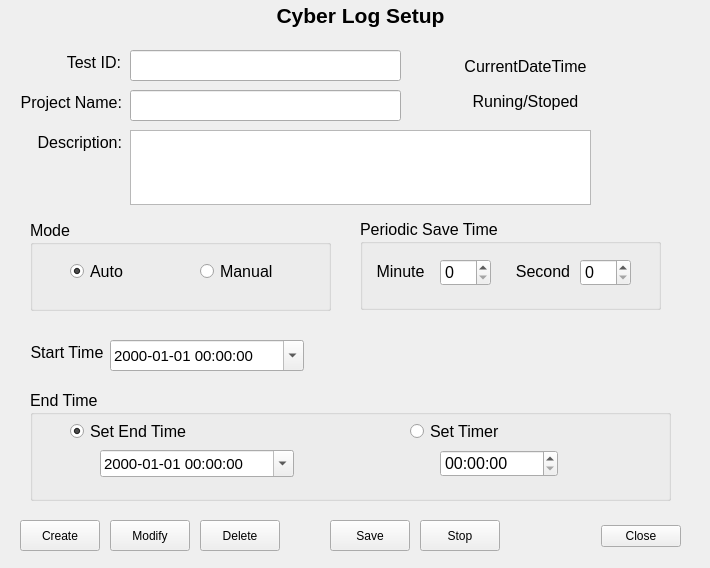
<ui version="4.0" >
 <class>Form</class>
 <widget class="QWidget" name="Form" >
  <property name="windowModality" >
   <enum>Qt::WindowModal</enum>
  </property>
  <property name="geometry" >
   <rect>
    <x>0</x>
    <y>0</y>
    <width>710</width>
    <height>568</height>
   </rect>
  </property>
  <property name="windowTitle" >
   <string>Form</string>
  </property>
  <widget class="QLabel" name="label_3" >
   <property name="geometry" >
    <rect>
     <x>40</x>
     <y>0</y>
     <width>641</width>
     <height>30</height>
    </rect>
   </property>
   <property name="font" >
    <font>
     <pointsize>16</pointsize>
     <weight>75</weight>
     <bold>true</bold>
    </font>
   </property>
   <property name="text" >
    <string>Cyber Log Setup</string>
   </property>
   <property name="alignment" >
    <set>Qt::AlignCenter</set>
   </property>
  </widget>
  <widget class="QDialogButtonBox" name="buttonBox" >
   <property name="windowModality" >
    <enum>Qt::NonModal</enum>
   </property>
   <property name="geometry" >
    <rect>
     <x>600</x>
     <y>520</y>
     <width>81</width>
     <height>32</height>
    </rect>
   </property>
   <property name="standardButtons" >
    <set>QDialogButtonBox::Close</set>
   </property>
   <property name="centerButtons" >
    <bool>true</bool>
   </property>
  </widget>
  <widget class="QLabel" name="label_7" >
   <property name="geometry" >
    <rect>
     <x>40</x>
     <y>50</y>
     <width>81</width>
     <height>24</height>
    </rect>
   </property>
   <property name="font" >
    <font>
     <pointsize>12</pointsize>
     <weight>50</weight>
     <bold>false</bold>
    </font>
   </property>
   <property name="text" >
    <string>Test ID:</string>
   </property>
   <property name="alignment" >
    <set>Qt::AlignRight|Qt::AlignTrailing|Qt::AlignVCenter</set>
   </property>
  </widget>
  <widget class="QLabel" name="label_8" >
   <property name="geometry" >
    <rect>
     <x>20</x>
     <y>90</y>
     <width>102</width>
     <height>24</height>
    </rect>
   </property>
   <property name="font" >
    <font>
     <pointsize>12</pointsize>
     <weight>50</weight>
     <bold>false</bold>
    </font>
   </property>
   <property name="text" >
    <string>Project Name:</string>
   </property>
   <property name="alignment" >
    <set>Qt::AlignRight|Qt::AlignTrailing|Qt::AlignVCenter</set>
   </property>
  </widget>
  <widget class="QLabel" name="label_9" >
   <property name="geometry" >
    <rect>
     <x>20</x>
     <y>130</y>
     <width>102</width>
     <height>24</height>
    </rect>
   </property>
   <property name="font" >
    <font>
     <pointsize>12</pointsize>
     <weight>50</weight>
     <bold>false</bold>
    </font>
   </property>
   <property name="text" >
    <string>Description:</string>
   </property>
   <property name="alignment" >
    <set>Qt::AlignRight|Qt::AlignTrailing|Qt::AlignVCenter</set>
   </property>
  </widget>
  <widget class="QLabel" name="label_11" >
   <property name="geometry" >
    <rect>
     <x>30</x>
     <y>340</y>
     <width>74</width>
     <height>24</height>
    </rect>
   </property>
   <property name="font" >
    <font>
     <pointsize>12</pointsize>
     <weight>50</weight>
     <bold>false</bold>
    </font>
   </property>
   <property name="text" >
    <string>Start Time</string>
   </property>
   <property name="alignment" >
    <set>Qt::AlignCenter</set>
   </property>
  </widget>
  <widget class="QDateTimeEdit" name="dteStart" >
   <property name="geometry" >
    <rect>
     <x>110</x>
     <y>340</y>
     <width>194</width>
     <height>31</height>
    </rect>
   </property>
   <property name="font" >
    <font>
     <pointsize>11</pointsize>
    </font>
   </property>
   <property name="displayFormat" >
    <string>yyyy-MM-dd hh:mm:ss</string>
   </property>
   <property name="calendarPopup" >
    <bool>true</bool>
   </property>
  </widget>
  <widget class="QLineEdit" name="leTestID" >
   <property name="geometry" >
    <rect>
     <x>130</x>
     <y>50</y>
     <width>271</width>
     <height>31</height>
    </rect>
   </property>
  </widget>
  <widget class="QTextEdit" name="teDesc" >
   <property name="geometry" >
    <rect>
     <x>130</x>
     <y>130</y>
     <width>461</width>
     <height>75</height>
    </rect>
   </property>
  </widget>
  <widget class="QLineEdit" name="leProName" >
   <property name="geometry" >
    <rect>
     <x>130</x>
     <y>90</y>
     <width>271</width>
     <height>31</height>
    </rect>
   </property>
  </widget>
  <widget class="QGroupBox" name="groupBox" >
   <property name="geometry" >
    <rect>
     <x>360</x>
     <y>219</y>
     <width>301</width>
     <height>91</height>
    </rect>
   </property>
   <property name="font" >
    <font>
     <pointsize>12</pointsize>
    </font>
   </property>
   <property name="title" >
    <string>Periodic Save Time</string>
   </property>
   <widget class="QSpinBox" name="sbMin" >
    <property name="geometry" >
     <rect>
      <x>80</x>
      <y>40</y>
      <width>51</width>
      <height>27</height>
     </rect>
    </property>
   </widget>
   <widget class="QSpinBox" name="sbSec" >
    <property name="geometry" >
     <rect>
      <x>220</x>
      <y>40</y>
      <width>51</width>
      <height>27</height>
     </rect>
    </property>
   </widget>
   <widget class="QLabel" name="label_13" >
    <property name="geometry" >
     <rect>
      <x>10</x>
      <y>40</y>
      <width>61</width>
      <height>24</height>
     </rect>
    </property>
    <property name="font" >
     <font>
      <pointsize>12</pointsize>
      <weight>50</weight>
      <bold>false</bold>
     </font>
    </property>
    <property name="text" >
     <string>Minute</string>
    </property>
    <property name="alignment" >
     <set>Qt::AlignCenter</set>
    </property>
   </widget>
   <widget class="QLabel" name="label_14" >
    <property name="geometry" >
     <rect>
      <x>155</x>
      <y>40</y>
      <width>56</width>
      <height>24</height>
     </rect>
    </property>
    <property name="font" >
     <font>
      <pointsize>12</pointsize>
      <weight>50</weight>
      <bold>false</bold>
     </font>
    </property>
    <property name="text" >
     <string>Second</string>
    </property>
    <property name="alignment" >
     <set>Qt::AlignCenter</set>
    </property>
   </widget>
  </widget>
  <widget class="QGroupBox" name="groupBox_3" >
   <property name="geometry" >
    <rect>
     <x>30</x>
     <y>220</y>
     <width>301</width>
     <height>91</height>
    </rect>
   </property>
   <property name="font" >
    <font>
     <pointsize>12</pointsize>
    </font>
   </property>
   <property name="title" >
    <string>Mode</string>
   </property>
   <widget class="QRadioButton" name="rbAuto" >
    <property name="geometry" >
     <rect>
      <x>40</x>
      <y>40</y>
      <width>71</width>
      <height>23</height>
     </rect>
    </property>
    <property name="text" >
     <string>Auto</string>
    </property>
    <property name="checked" >
     <bool>true</bool>
    </property>
   </widget>
   <widget class="QRadioButton" name="rbManual" >
    <property name="geometry" >
     <rect>
      <x>170</x>
      <y>40</y>
      <width>90</width>
      <height>23</height>
     </rect>
    </property>
    <property name="text" >
     <string>Manual</string>
    </property>
   </widget>
  </widget>
  <widget class="QPushButton" name="pbSave" >
   <property name="geometry" >
    <rect>
     <x>330</x>
     <y>520</y>
     <width>80</width>
     <height>31</height>
    </rect>
   </property>
   <property name="text" >
    <string>Save</string>
   </property>
  </widget>
  <widget class="QPushButton" name="pbStop" >
   <property name="geometry" >
    <rect>
     <x>420</x>
     <y>520</y>
     <width>80</width>
     <height>31</height>
    </rect>
   </property>
   <property name="text" >
    <string>Stop</string>
   </property>
  </widget>
  <widget class="QGroupBox" name="groupBox_2" >
   <property name="geometry" >
    <rect>
     <x>30</x>
     <y>390</y>
     <width>641</width>
     <height>111</height>
    </rect>
   </property>
   <property name="font" >
    <font>
     <pointsize>12</pointsize>
    </font>
   </property>
   <property name="title" >
    <string>End Time</string>
   </property>
   <widget class="QRadioButton" name="rbSetEnd" >
    <property name="geometry" >
     <rect>
      <x>40</x>
      <y>30</y>
      <width>121</width>
      <height>23</height>
     </rect>
    </property>
    <property name="font" >
     <font>
      <pointsize>12</pointsize>
     </font>
    </property>
    <property name="text" >
     <string>Set End Time</string>
    </property>
    <property name="checked" >
     <bool>true</bool>
    </property>
   </widget>
   <widget class="QRadioButton" name="rbSetTimer" >
    <property name="geometry" >
     <rect>
      <x>380</x>
      <y>30</y>
      <width>121</width>
      <height>23</height>
     </rect>
    </property>
    <property name="font" >
     <font>
      <pointsize>12</pointsize>
     </font>
    </property>
    <property name="text" >
     <string>Set Timer</string>
    </property>
   </widget>
   <widget class="QDateTimeEdit" name="dteEnd" >
    <property name="geometry" >
     <rect>
      <x>70</x>
      <y>60</y>
      <width>194</width>
      <height>27</height>
     </rect>
    </property>
    <property name="font" >
     <font>
      <pointsize>11</pointsize>
     </font>
    </property>
    <property name="displayFormat" >
     <string>yyyy-MM-dd hh:mm:ss</string>
    </property>
    <property name="calendarPopup" >
     <bool>true</bool>
    </property>
   </widget>
   <widget class="QTimeEdit" name="teSetTimer" >
    <property name="geometry" >
     <rect>
      <x>410</x>
      <y>60</y>
      <width>118</width>
      <height>27</height>
     </rect>
    </property>
    <property name="font" >
     <font>
      <pointsize>12</pointsize>
     </font>
    </property>
    <property name="displayFormat" >
     <string>hh:mm:ss</string>
    </property>
   </widget>
  </widget>
  <widget class="QPushButton" name="pbModify" >
   <property name="geometry" >
    <rect>
     <x>110</x>
     <y>520</y>
     <width>80</width>
     <height>31</height>
    </rect>
   </property>
   <property name="text" >
    <string>Modify</string>
   </property>
  </widget>
  <widget class="QPushButton" name="pbDelete" >
   <property name="geometry" >
    <rect>
     <x>200</x>
     <y>520</y>
     <width>80</width>
     <height>31</height>
    </rect>
   </property>
   <property name="text" >
    <string>Delete</string>
   </property>
  </widget>
  <widget class="QLabel" name="lbCurDateTime" >
   <property name="geometry" >
    <rect>
     <x>440</x>
     <y>55</y>
     <width>171</width>
     <height>22</height>
    </rect>
   </property>
   <property name="font" >
    <font>
     <pointsize>12</pointsize>
    </font>
   </property>
   <property name="text" >
    <string>CurrentDateTime</string>
   </property>
   <property name="alignment" >
    <set>Qt::AlignCenter</set>
   </property>
  </widget>
  <widget class="QLabel" name="lbRunStop" >
   <property name="geometry" >
    <rect>
     <x>440</x>
     <y>90</y>
     <width>171</width>
     <height>22</height>
    </rect>
   </property>
   <property name="font" >
    <font>
     <pointsize>12</pointsize>
    </font>
   </property>
   <property name="text" >
    <string>Runing/Stoped</string>
   </property>
   <property name="alignment" >
    <set>Qt::AlignCenter</set>
   </property>
  </widget>
  <widget class="QPushButton" name="pbCreate" >
   <property name="geometry" >
    <rect>
     <x>20</x>
     <y>520</y>
     <width>80</width>
     <height>31</height>
    </rect>
   </property>
   <property name="text" >
    <string>Create</string>
   </property>
  </widget>
 </widget>
 <tabstops>
  <tabstop>buttonBox</tabstop>
  <tabstop>leTestID</tabstop>
  <tabstop>leProName</tabstop>
  <tabstop>teDesc</tabstop>
  <tabstop>rbAuto</tabstop>
  <tabstop>rbManual</tabstop>
  <tabstop>sbMin</tabstop>
  <tabstop>sbSec</tabstop>
  <tabstop>dteStart</tabstop>
  <tabstop>rbSetEnd</tabstop>
  <tabstop>rbSetTimer</tabstop>
  <tabstop>dteEnd</tabstop>
  <tabstop>teSetTimer</tabstop>
  <tabstop>pbCreate</tabstop>
  <tabstop>pbModify</tabstop>
  <tabstop>pbDelete</tabstop>
  <tabstop>pbSave</tabstop>
  <tabstop>pbStop</tabstop>
 </tabstops>
 <resources/>
 <connections>
  <connection>
   <sender>buttonBox</sender>
   <signal>clicked(QAbstractButton*)</signal>
   <receiver>Form</receiver>
   <slot>close()</slot>
   <hints>
    <hint type="sourcelabel" >
     <x>600</x>
     <y>424</y>
    </hint>
    <hint type="destinationlabel" >
     <x>608</x>
     <y>384</y>
    </hint>
   </hints>
  </connection>
 </connections>
</ui>
